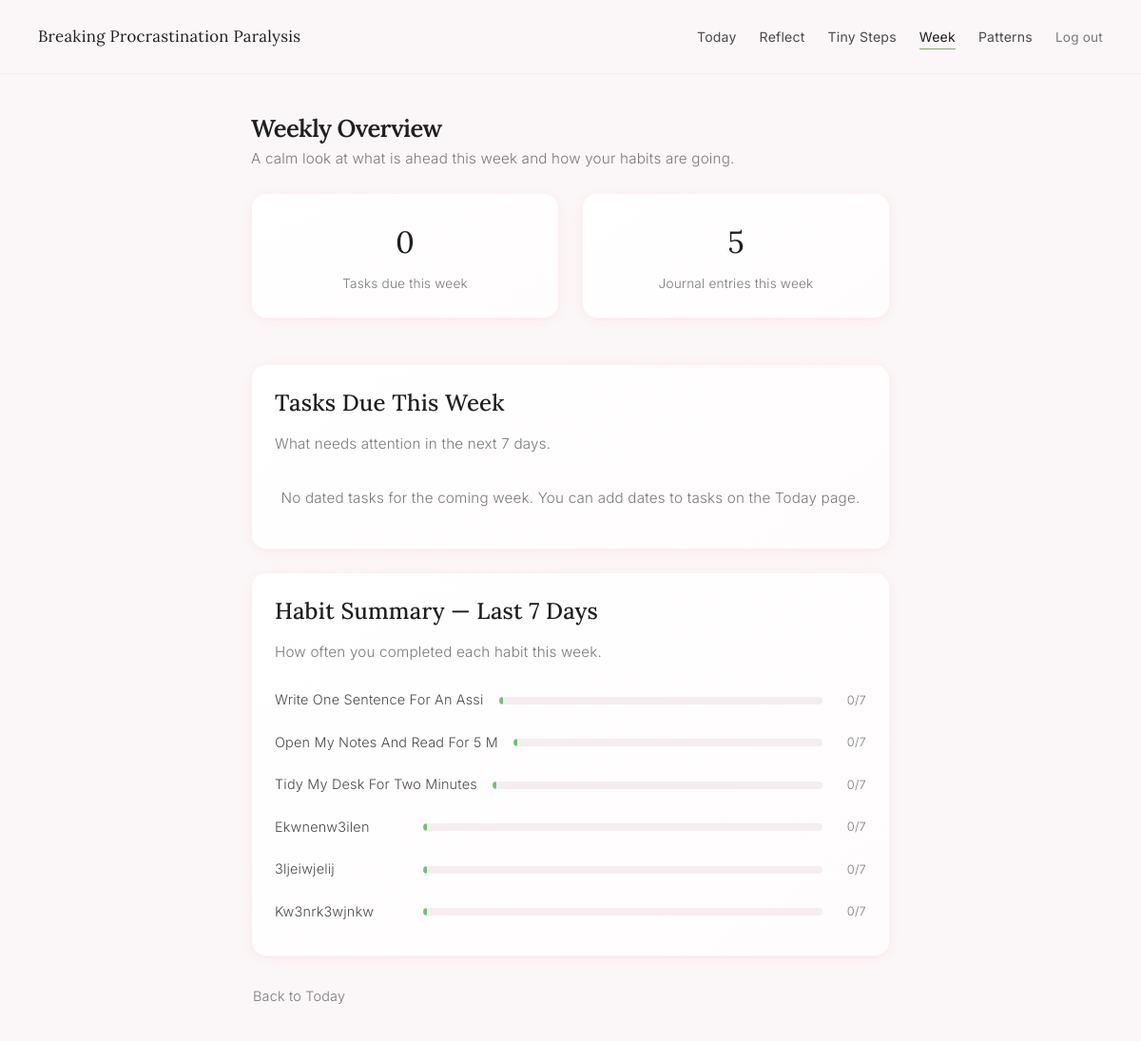
Screenshot of /week (signed in) with the database file from the repository.
### tables this page shows
CREATE TABLE habits (
            id INTEGER PRIMARY KEY AUTOINCREMENT,
            user_id INTEGER NOT NULL,
            name TEXT NOT NULL,
            is_sample INTEGER NOT NULL DEFAULT 0,
            created_at TEXT NOT NULL, linked_goal_id INTEGER,
            FOREIGN KEY (user_id) REFERENCES users(id)
        );

### app.py (the view)
@app.route("/week")
@login_required
@onboarding_check
def week():
    user_id = session['user_id']
    today_obj = date.today()
    today_str = today_obj.isoformat()
    week_end = (today_obj + timedelta(days=7)).isoformat()
    week_start = (today_obj - timedelta(days=6)).isoformat()
    conn = get_db_connection()
    cur = conn.cursor()
    cur.execute(
        "SELECT id, text, due_date, is_done, created_at "
        "FROM todos WHERE user_id = ? AND due_date IS NOT NULL AND due_date BETWEEN ? AND ? "
        "ORDER BY due_date ASC, created_at ASC",
        (user_id, today_str, week_end),
    )
    week_todos = cur.fetchall()
    cur.execute(
        "SELECT id, text, due_date, is_done, created_at "
        "FROM todos WHERE user_id = ? AND is_done = 0 AND due_date IS NULL "
        "ORDER BY created_at DESC LIMIT 15",
        (user_id,),
    )
    undated_todos = cur.fetchall()
    cur.execute(
        "SELECT h.id, h.name, COUNT(hc.id) as completions "
        "FROM habits h "
        "LEFT JOIN habit_completions hc ON h.id = hc.habit_id AND date(hc.completed_at) >= ? "
        "WHERE h.user_id = ? "
        "GROUP BY h.id ORDER BY h.id ASC",
        (week_start, user_id),
    )
    habit_summary = cur.fetchall()
    cur.execute(
        "SELECT COUNT(*) as count FROM journal_entries "
        "WHERE user_id = ? AND date(created_at) >= ?",
        (user_id, week_start),
    )
    journal_count = cur.fetchone()['count']
    conn.close()
    return render_template(
        "week.html",
        week_todos=week_todos,
        undated_todos=undated_todos,
        habit_summary=habit_summary,
        journal_count=journal_count,
        today_str=today_str,
    )

### app.py (called while the page is built)
def get_db_connection():
    conn = sqlite3.connect(DB_PATH, timeout=30)  # Increased timeout to 30 seconds
    conn.row_factory = sqlite3.Row
    conn.execute("PRAGMA journal_mode=WAL")  # Enable Write-Ahead Logging for better concurrency
    return conn

def login_required(f):
    @wraps(f)
    def decorated_function(*args, **kwargs):
        if 'user_id' not in session:
            return redirect(url_for('landing'))
        return f(*args, **kwargs)
    return decorated_function

def onboarding_check(f):
    @wraps(f)
    def decorated_function(*args, **kwargs):
        if 'user_id' not in session:
            return redirect(url_for('landing'))
        user_id = session['user_id']
        conn = get_db_connection()
        try:
            cur = conn.cursor()
            cur.execute("SELECT onboarding_complete FROM users WHERE id = ?", (user_id,))
            user = cur.fetchone()
            if user and user['onboarding_complete'] == 0:
                return redirect(get_next_onboarding_step(user_id))
        finally:
            conn.close()
        return f(*args, **kwargs)
    return decorated_function

### templates/week.html (shortened to what this page needs)
<!doctype html>
<html lang="en">
<head>
    <link rel="stylesheet" href="{{ url_for('static', filename='calm.css') }}">
</head>
<body>
<div class="page-wrapper">
    <nav class="page-nav">
        <a href="{{ url_for('dashboard') }}" class="nav-brand">Breaking Procrastination Paralysis</a>
        <ul class="nav-links">
            <li><a href="{{ url_for('today') }}">Today</a></li>
            <li><a href="{{ url_for('journal') }}">Reflect</a></li>
            <li><a href="{{ url_for('habits') }}">Tiny Steps</a></li>
            <li><a href="{{ url_for('week') }}" class="active">Week</a></li>
            <li><a href="{{ url_for('analytics') }}">Patterns</a></li>
            <li><a href="{{ url_for('logout') }}" class="logout-link">Log out</a></li>
        </ul>
    </nav>
    <main class="page-content stagger-children">
        <div class="section-header fade-in-up">
            <h1 class="section-title">Weekly Overview</h1>
            <p class="section-subtitle">
                A calm look at what is ahead this week and how your habits are going.
            </p>
        </div>
        <div class="patterns-grid">
            <div class="card pattern-card">
                <p class="pattern-value">{{ week_todos | length }}</p>
                <p class="pattern-label">Tasks due this week</p>
            </div>
            <div class="card pattern-card">
                <p class="pattern-value">{{ journal_count }}</p>
                <p class="pattern-label">Journal entries this week</p>
            </div>
        </div>
        <div class="card" style="padding: 24px;">
            <h2>Tasks Due This Week</h2>
            <p class="section-subtitle" style="margin-bottom: 16px;">
                What needs attention in the next 7 days.
            </p>
            {% if week_todos %}
            <ul class="habit-list">
                {% for todo in week_todos %}
                <li class="habit-item" style="justify-content: space-between;">
                    <div style="display: flex; align-items: center; gap: 12px; flex: 1;">
                        {% if todo['is_done'] %}
                            <span style="color: var(--sage-green); font-size: 1.1rem;">&#10003;</span>
                            <span class="habit-label" style="text-decoration: line-through; color: var(--text-muted);">{{ todo['text'] }}</span>
                        {% else %}
                            <form method="post" action="{{ url_for('toggle_todo', todo_id=todo['id']) }}" style="display: flex; align-items: center; gap: 12px;">
                                <input type="hidden" name="redirect" value="week">
                                <button type="submit" class="habit-checkbox" style="border: none; cursor: pointer;"></button>
                                <span class="habit-label">{{ todo['text'] }}</span>
                            </form>
                        {% endif %}
                    </div>
                    {% if todo['due_date'] %}
                    <span class="habit-tag" style="{% if todo['due_date'] == today_str %}background: var(--blush-pink-light);{% endif %}">
                        {{ todo['due_date'] }}
                    </span>
                    {% endif %}
                </li>
                {% endfor %}
            </ul>
            {% else %}
            <p class="empty-state" style="padding: 16px 0;">
                No dated tasks for the coming week. You can add dates to tasks on the Today page.
            </p>
            {% endif %}
        </div>
        <div class="card" style="padding: 24px;">
            <h2>Habit Summary — Last 7 Days</h2>
            <p class="section-subtitle" style="margin-bottom: 16px;">
                How often you completed each habit this week.
            </p>
            {% if habit_summary %}
            <ul class="emotion-bar-list">
                {% for h in habit_summary %}
                <li class="emotion-bar-item">
                    <span class="emotion-bar-name" style="width: auto; min-width: 140px;">{{ h['name'][:30] }}</span>
                    <div class="emotion-bar-track">
                        <div
                            class="emotion-bar-fill calm"
                            style="width: {{ (h['completions'] / 7 * 100) | round }}%;"
                        ></div>
                    </div>
                    <span class="emotion-bar-count">{{ h['completions'] }}/7</span>
                </li>
                {% endfor %}
            </ul>
            {% else %}
            <p class="empty-state" style="padding: 16px 0;">
                No habits tracked yet. Visit the Today page to get started.
            </p>
            {% endif %}
        </div>
        <div style="margin-top: 24px;">
            <a href="{{ url_for('today') }}" class="btn-text">Back to Today</a>
        </div>
    </main>
</div>
</body>
</html>

### rows the page displays
habits: name "Write One Sentence For An Assi", {{ (h['completions'] / 7 * 100) | round }} 0.0 (drawn), completions "0"
habits: name "Open My Notes And Read For 5 M", {{ (h['completions'] / 7 * 100) | round }} 0.0 (drawn), completions "0"
habits: name "Tidy My Desk For Two Minutes", {{ (h['completions'] / 7 * 100) | round }} 0.0 (drawn), completions "0"
habits: name "Ekwnenw3ilen", {{ (h['completions'] / 7 * 100) | round }} 0.0 (drawn), completions "0"
habits: name "3ljeiwjelij", {{ (h['completions'] / 7 * 100) | round }} 0.0 (drawn), completions "0"
habits: name "Kw3nrk3wjnkw", {{ (h['completions'] / 7 * 100) | round }} 0.0 (drawn), completions "0"

### other values shown
{{ week_todos | length }} "0"
{{ journal_count }} "5"
